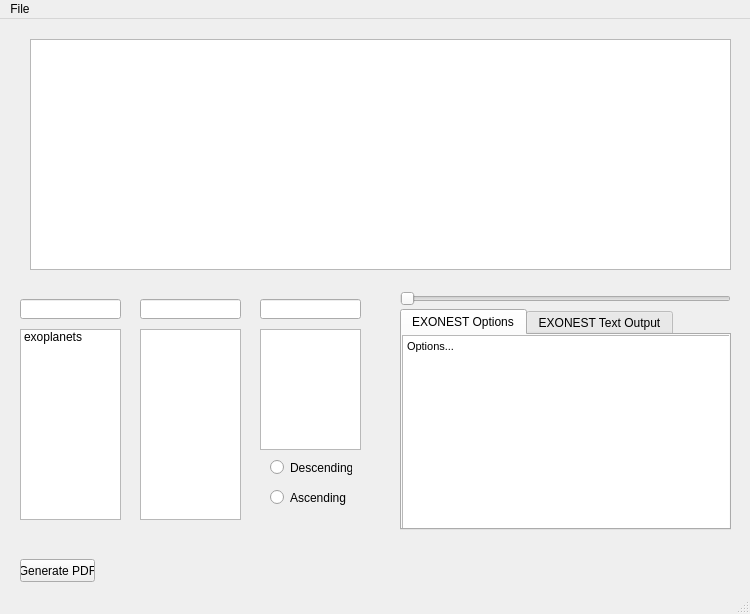
<?xml version="1.0" encoding="UTF-8"?>
<ui version="4.0">
 <class>ExoplanetAnalysis</class>
 <widget class="QMainWindow" name="ExoplanetAnalysis">
  <property name="geometry">
   <rect>
    <x>0</x>
    <y>0</y>
    <width>750</width>
    <height>614</height>
   </rect>
  </property>
  <property name="windowTitle">
   <string>ExoplanetAnalysis</string>
  </property>
  <widget class="QWidget" name="centralwidget">
   <widget class="QSlider" name="horizontalSlider">
    <property name="geometry">
     <rect>
      <x>400</x>
      <y>270</y>
      <width>331</width>
      <height>20</height>
     </rect>
    </property>
    <property name="orientation">
     <enum>Qt::Horizontal</enum>
    </property>
   </widget>
   <widget class="QRadioButton" name="radioButton_2">
    <property name="geometry">
     <rect>
      <x>270</x>
      <y>440</y>
      <width>82</width>
      <height>17</height>
     </rect>
    </property>
    <property name="text">
     <string>Descending</string>
    </property>
   </widget>
   <widget class="QRadioButton" name="radioButton_3">
    <property name="geometry">
     <rect>
      <x>270</x>
      <y>470</y>
      <width>82</width>
      <height>17</height>
     </rect>
    </property>
    <property name="text">
     <string>Ascending</string>
    </property>
   </widget>
   <widget class="QPushButton" name="pushButton">
    <property name="geometry">
     <rect>
      <x>20</x>
      <y>540</y>
      <width>75</width>
      <height>23</height>
     </rect>
    </property>
    <property name="text">
     <string>Generate PDF</string>
    </property>
   </widget>
   <widget class="QGraphicsView" name="graphicsView">
    <property name="geometry">
     <rect>
      <x>30</x>
      <y>20</y>
      <width>701</width>
      <height>231</height>
     </rect>
    </property>
   </widget>
   <widget class="QTabWidget" name="Options">
    <property name="geometry">
     <rect>
      <x>400</x>
      <y>290</y>
      <width>331</width>
      <height>221</height>
     </rect>
    </property>
    <property name="currentIndex">
     <number>0</number>
    </property>
    <widget class="QWidget" name="tab">
     <attribute name="title">
      <string>EXONEST Options</string>
     </attribute>
     <widget class="QFrame" name="frame">
      <property name="geometry">
       <rect>
        <x>0</x>
        <y>0</y>
        <width>331</width>
        <height>201</height>
       </rect>
      </property>
      <property name="frameShape">
       <enum>QFrame::StyledPanel</enum>
      </property>
      <property name="frameShadow">
       <enum>QFrame::Raised</enum>
      </property>
      <widget class="QTextBrowser" name="textBrowser">
       <property name="geometry">
        <rect>
         <x>0</x>
         <y>0</y>
         <width>331</width>
         <height>201</height>
        </rect>
       </property>
       <property name="html">
        <string>&lt;!DOCTYPE HTML PUBLIC &quot;-//W3C//DTD HTML 4.0//EN&quot; &quot;http://www.w3.org/TR/REC-html40/strict.dtd&quot;&gt;
&lt;html&gt;&lt;head&gt;&lt;meta name=&quot;qrichtext&quot; content=&quot;1&quot; /&gt;&lt;style type=&quot;text/css&quot;&gt;
p, li { white-space: pre-wrap; }
&lt;/style&gt;&lt;/head&gt;&lt;body style=&quot; font-family:'MS Shell Dlg 2'; font-size:8.25pt; font-weight:400; font-style:normal;&quot;&gt;
&lt;p style=&quot; margin-top:0px; margin-bottom:0px; margin-left:0px; margin-right:0px; -qt-block-indent:0; text-indent:0px;&quot;&gt;&lt;span style=&quot; font-size:8pt;&quot;&gt;Options...&lt;/span&gt;&lt;/p&gt;&lt;/body&gt;&lt;/html&gt;</string>
       </property>
      </widget>
     </widget>
    </widget>
    <widget class="QWidget" name="tab_2">
     <attribute name="title">
      <string>EXONEST Text Output</string>
     </attribute>
     <widget class="QFrame" name="frame_2">
      <property name="geometry">
       <rect>
        <x>-1</x>
        <y>-1</y>
        <width>331</width>
        <height>201</height>
       </rect>
      </property>
      <property name="frameShape">
       <enum>QFrame::StyledPanel</enum>
      </property>
      <property name="frameShadow">
       <enum>QFrame::Raised</enum>
      </property>
      <widget class="QTextBrowser" name="textBrowser_2">
       <property name="geometry">
        <rect>
         <x>0</x>
         <y>0</y>
         <width>331</width>
         <height>201</height>
        </rect>
       </property>
       <property name="html">
        <string>&lt;!DOCTYPE HTML PUBLIC &quot;-//W3C//DTD HTML 4.0//EN&quot; &quot;http://www.w3.org/TR/REC-html40/strict.dtd&quot;&gt;
&lt;html&gt;&lt;head&gt;&lt;meta name=&quot;qrichtext&quot; content=&quot;1&quot; /&gt;&lt;style type=&quot;text/css&quot;&gt;
p, li { white-space: pre-wrap; }
&lt;/style&gt;&lt;/head&gt;&lt;body style=&quot; font-family:'MS Shell Dlg 2'; font-size:8.25pt; font-weight:400; font-style:normal;&quot;&gt;
&lt;p style=&quot; margin-top:0px; margin-bottom:0px; margin-left:0px; margin-right:0px; -qt-block-indent:0; text-indent:0px;&quot;&gt;&lt;span style=&quot; font-size:8pt;&quot;&gt;Output...&lt;/span&gt;&lt;/p&gt;&lt;/body&gt;&lt;/html&gt;</string>
       </property>
      </widget>
     </widget>
    </widget>
   </widget>
   <widget class="QListWidget" name="tableWidget">
    <property name="geometry">
     <rect>
      <x>20</x>
      <y>310</y>
      <width>101</width>
      <height>191</height>
     </rect>
    </property>
    <item>
     <property name="text">
      <string>exoplanets</string>
     </property>
    </item>
   </widget>
   <widget class="QListWidget" name="columnWidget">
    <property name="geometry">
     <rect>
      <x>140</x>
      <y>310</y>
      <width>101</width>
      <height>191</height>
     </rect>
    </property>
   </widget>
   <widget class="QListWidget" name="processWidget">
    <property name="geometry">
     <rect>
      <x>260</x>
      <y>310</y>
      <width>101</width>
      <height>121</height>
     </rect>
    </property>
   </widget>
   <widget class="QLineEdit" name="tableLine">
    <property name="geometry">
     <rect>
      <x>20</x>
      <y>280</y>
      <width>101</width>
      <height>20</height>
     </rect>
    </property>
    <property name="readOnly">
     <bool>false</bool>
    </property>
   </widget>
   <widget class="QLineEdit" name="columnLine">
    <property name="geometry">
     <rect>
      <x>140</x>
      <y>280</y>
      <width>101</width>
      <height>20</height>
     </rect>
    </property>
    <property name="readOnly">
     <bool>true</bool>
    </property>
   </widget>
   <widget class="QLineEdit" name="processLine">
    <property name="geometry">
     <rect>
      <x>260</x>
      <y>280</y>
      <width>101</width>
      <height>20</height>
     </rect>
    </property>
    <property name="readOnly">
     <bool>true</bool>
    </property>
   </widget>
  </widget>
  <widget class="QMenuBar" name="menubar">
   <property name="geometry">
    <rect>
     <x>0</x>
     <y>0</y>
     <width>750</width>
     <height>21</height>
    </rect>
   </property>
   <widget class="QMenu" name="menuFile">
    <property name="title">
     <string>File</string>
    </property>
    <addaction name="actionSave"/>
    <addaction name="actionExit"/>
    <addaction name="actionGenerate_Que"/>
   </widget>
   <addaction name="menuFile"/>
  </widget>
  <widget class="QStatusBar" name="statusbar"/>
  <action name="actionSave">
   <property name="text">
    <string>Save</string>
   </property>
  </action>
  <action name="actionExit">
   <property name="text">
    <string>Exit</string>
   </property>
  </action>
  <action name="actionGenerate_Que">
   <property name="text">
    <string>Generate Que</string>
   </property>
  </action>
 </widget>
 <resources/>
 <connections>
  <connection>
   <sender>tableWidget</sender>
   <signal>currentItemChanged(QListWidgetItem*,QListWidgetItem*)</signal>
   <receiver>tableLine</receiver>
   <slot>paste()</slot>
   <hints>
    <hint type="sourcelabel">
     <x>55</x>
     <y>358</y>
    </hint>
    <hint type="destinationlabel">
     <x>64</x>
     <y>317</y>
    </hint>
   </hints>
  </connection>
  <connection>
   <sender>pushButton</sender>
   <signal>clicked()</signal>
   <receiver>textBrowser</receiver>
   <slot>copy()</slot>
   <hints>
    <hint type="sourcelabel">
     <x>69</x>
     <y>569</y>
    </hint>
    <hint type="destinationlabel">
     <x>441</x>
     <y>516</y>
    </hint>
   </hints>
  </connection>
 </connections>
</ui>
